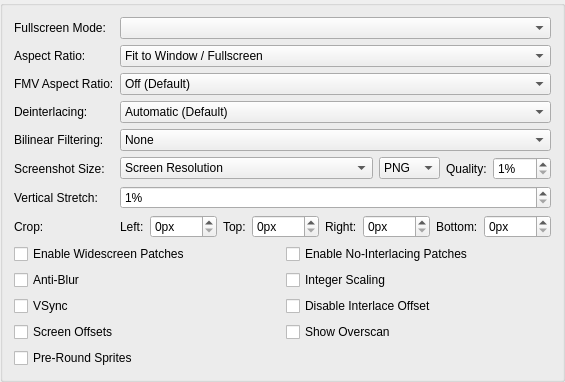
     <widget class="QGroupBox" name="gameDisplayTab">
      <attribute name="title">
       <string>Display</string>
      </attribute>
      <layout class="QFormLayout" name="formLayout_7">
       <item row="0" column="0">
        <widget class="QLabel" name="label_28">
         <property name="text">
          <string>Fullscreen Mode:</string>
         </property>
        </widget>
       </item>
       <item row="0" column="1">
        <widget class="QComboBox" name="fullscreenModes"/>
       </item>
       <item row="1" column="0">
        <widget class="QLabel" name="label_27">
         <property name="text">
          <string>Aspect Ratio:</string>
         </property>
        </widget>
       </item>
       <item row="1" column="1">
        <widget class="QComboBox" name="aspectRatio">
         <item>
          <property name="text">
           <string>Fit to Window / Fullscreen</string>
          </property>
         </item>
         <item>
          <property name="text">
           <string>Auto Standard (4:3 Interlaced / 3:2 Progressive)</string>
          </property>
         </item>
         <item>
          <property name="text">
           <string>Standard (4:3)</string>
          </property>
         </item>
         <item>
          <property name="text">
           <string>Widescreen (16:9)</string>
          </property>
         </item>
        </widget>
       </item>
       <item row="2" column="0">
        <widget class="QLabel" name="label_22">
         <property name="text">
          <string>FMV Aspect Ratio:</string>
         </property>
        </widget>
       </item>
       <item row="2" column="1">
        <widget class="QComboBox" name="fmvAspectRatio">
         <item>
          <property name="text">
           <string>Off (Default)</string>
          </property>
         </item>
         <item>
          <property name="text">
           <string>Auto Standard (4:3 Interlaced / 3:2 Progressive)</string>
          </property>
         </item>
         <item>
          <property name="text">
           <string>Standard (4:3)</string>
          </property>
         </item>
         <item>
          <property name="text">
           <string>Widescreen (16:9)</string>
          </property>
         </item>
        </widget>
       </item>
       <item row="3" column="0">
        <widget class="QLabel" name="label_23">
         <property name="text">
          <string>Deinterlacing:</string>
         </property>
        </widget>
       </item>
       <item row="3" column="1">
        <widget class="QComboBox" name="interlacing">
         <item>
          <property name="text">
           <string>Automatic (Default)</string>
          </property>
         </item>
         <item>
          <property name="text">
           <string>None (Interlaced, also used by Progressive)</string>
          </property>
         </item>
         <item>
          <property name="text">
           <string>Weave (Top Field First, Sawtooth)</string>
          </property>
         </item>
         <item>
          <property name="text">
           <string>Weave (Bottom Field First, Sawtooth)</string>
          </property>
         </item>
         <item>
          <property name="text">
           <string>Bob (Top Field First, Full Frames)</string>
          </property>
         </item>
         <item>
          <property name="text">
           <string>Bob (Bottom Field First, Full Frames)</string>
          </property>
         </item>
         <item>
          <property name="text">
           <string>Blend (Top Field First, Merge 2 Fields)</string>
          </property>
         </item>
         <item>
          <property name="text">
           <string>Blend (Bottom Field First, Merge 2 Fields)</string>
          </property>
         </item>
         <item>
          <property name="text">
           <string>Adaptive (Top Field First, Similar to Bob + Weave)</string>
          </property>
         </item>
         <item>
          <property name="text">
           <string>Adaptive (Bottom Field First, Similar to Bob + Weave)</string>
          </property>
         </item>
        </widget>
       </item>
       <item row="4" column="0">
        <widget class="QLabel" name="label_18">
         <property name="text">
          <string>Bilinear Filtering:</string>
         </property>
        </widget>
       </item>
       <item row="4" column="1">
        <widget class="QComboBox" name="bilinearFiltering">
         <item>
          <property name="text">
           <string>None</string>
          </property>
         </item>
         <item>
          <property name="text">
           <string>Bilinear (Smooth)</string>
          </property>
         </item>
         <item>
          <property name="text">
           <string>Bilinear (Sharp)</string>
          </property>
         </item>
        </widget>
       </item>
       <item row="6" column="0">
        <widget class="QLabel" name="label_24">
         <property name="text">
          <string>Vertical Stretch:</string>
         </property>
        </widget>
       </item>
       <item row="6" column="1">
        <widget class="QSpinBox" name="stretchY">
         <property name="suffix">
          <string>%</string>
         </property>
         <property name="minimum">
          <number>1</number>
         </property>
         <property name="maximum">
          <number>300</number>
         </property>
        </widget>
       </item>
       <item row="7" column="0">
        <widget class="QLabel" name="label_26">
         <property name="text">
          <string>Crop:</string>
         </property>
        </widget>
       </item>
       <item row="7" column="1">
        <layout class="QHBoxLayout" name="horizontalLayout_3" stretch="0,1,0,1,0,1,0,1">
         <item>
          <widget class="QLabel" name="label_39">
           <property name="text">
            <string>Left:</string>
           </property>
          </widget>
         </item>
         <item>
          <widget class="QSpinBox" name="cropLeft">
           <property name="suffix">
            <string>px</string>
           </property>
           <property name="maximum">
            <number>1000</number>
           </property>
          </widget>
         </item>
         <item>
          <widget class="QLabel" name="label_25">
           <property name="text">
            <string>Top:</string>
           </property>
          </widget>
         </item>
         <item>
          <widget class="QSpinBox" name="cropTop">
           <property name="suffix">
            <string>px</string>
           </property>
           <property name="maximum">
            <number>1000</number>
           </property>
          </widget>
         </item>
         <item>
          <widget class="QLabel" name="label_40">
           <property name="text">
            <string>Right:</string>
           </property>
          </widget>
         </item>
         <item>
          <widget class="QSpinBox" name="cropRight">
           <property name="suffix">
            <string>px</string>
           </property>
           <property name="maximum">
            <number>1000</number>
           </property>
          </widget>
         </item>
         <item>
          <widget class="QLabel" name="label_41">
           <property name="text">
            <string>Bottom:</string>
           </property>
          </widget>
         </item>
         <item>
          <widget class="QSpinBox" name="cropBottom">
           <property name="suffix">
            <string>px</string>
           </property>
           <property name="maximum">
            <number>1000</number>
           </property>
          </widget>
         </item>
        </layout>
       </item>
       <item row="8" column="0" colspan="2">
        <layout class="QGridLayout" name="gridLayout_5">
         <item row="3" column="0">
          <widget class="QCheckBox" name="PCRTCOffsets">
           <property name="text">
            <string>Screen Offsets</string>
           </property>
          </widget>
         </item>
         <item row="1" column="1">
          <widget class="QCheckBox" name="integerScaling">
           <property name="text">
            <string>Integer Scaling</string>
           </property>
          </widget>
         </item>
         <item row="2" column="0">
          <widget class="QCheckBox" name="vsync">
           <property name="text">
            <string>VSync</string>
           </property>
          </widget>
         </item>
         <item row="3" column="1">
          <widget class="QCheckBox" name="PCRTCOverscan">
           <property name="text">
            <string>Show Overscan</string>
           </property>
          </widget>
         </item>
         <item row="0" column="0">
          <widget class="QCheckBox" name="widescreenPatches">
           <property name="text">
            <string>Enable Widescreen Patches</string>
           </property>
          </widget>
         </item>
         <item row="0" column="1">
          <widget class="QCheckBox" name="noInterlacingPatches">
           <property name="text">
            <string>Enable No-Interlacing Patches</string>
           </property>
          </widget>
         </item>
         <item row="1" column="0">
          <widget class="QCheckBox" name="PCRTCAntiBlur">
           <property name="text">
            <string>Anti-Blur</string>
           </property>
           <property name="shortcut">
            <string>Ctrl+S</string>
           </property>
          </widget>
         </item>
         <item row="2" column="1">
          <widget class="QCheckBox" name="DisableInterlaceOffset">
           <property name="text">
            <string>Disable Interlace Offset</string>
           </property>
          </widget>
         </item>
         <item row="4" column="0">
          <widget class="QCheckBox" name="PreRoundSprites">
           <property name="toolTip">
            <string>Attempts to pre-round sprite texel coordinates to resolve rounding issues. Helpful for games such as Beyond Good and Evil, and Manhunt</string>
           </property>
           <property name="text">
            <string>Pre-Round Sprites</string>
           </property>
          </widget>
         </item>
        </layout>
       </item>
       <item row="5" column="0">
        <widget class="QLabel" name="label_21">
         <property name="text">
          <string>Screenshot Size:</string>
         </property>
        </widget>
       </item>
       <item row="5" column="1">
        <layout class="QHBoxLayout" name="horizontalLayout_2" stretch="1,0,0,0">
         <item>
          <widget class="QComboBox" name="screenshotSize">
           <item>
            <property name="text">
             <string>Screen Resolution</string>
            </property>
           </item>
           <item>
            <property name="text">
             <string>Internal Resolution</string>
            </property>
           </item>
           <item>
            <property name="text">
             <string>Internal Resolution (Aspect Uncorrected)</string>
            </property>
           </item>
          </widget>
         </item>
         <item>
          <widget class="QComboBox" name="screenshotFormat">
           <item>
            <property name="text">
             <string>PNG</string>
            </property>
           </item>
           <item>
            <property name="text">
             <string>JPEG</string>
            </property>
           </item>
          </widget>
         </item>
         <item>
          <widget class="QLabel" name="label_44">
           <property name="text">
            <string>Quality:</string>
           </property>
          </widget>
         </item>
         <item>
          <widget class="QSpinBox" name="screenshotQuality">
           <property name="suffix">
            <string>%</string>
           </property>
           <property name="minimum">
            <number>1</number>
           </property>
           <property name="maximum">
            <number>100</number>
           </property>
          </widget>
         </item>
        </layout>
       </item>
      </layout>
     </widget>
